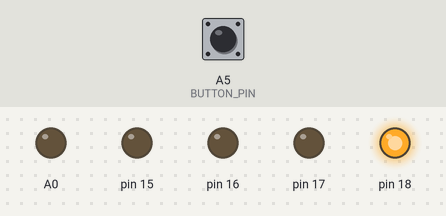
This sketch was run on a simulated Arduino Uno, built with avr-gcc and run on an emulated ATmega328P. On the bench: output pins drawn as LEDs (lit = HIGH). The test bench sets the inputs (shaded band); at power-on: A5 (BUTTON_PIN) LOW.

Above: at 0.2 s.
At 1.0 s:
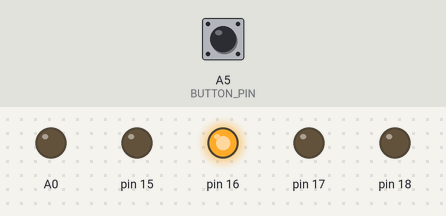
At 1.4 s:
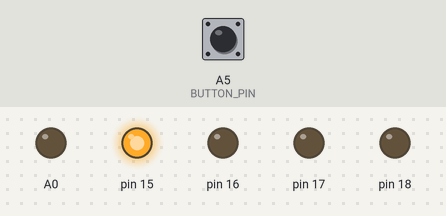
At 2.6 s:
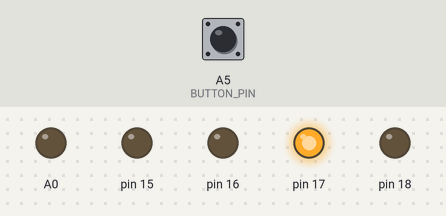
At 3.8 s:
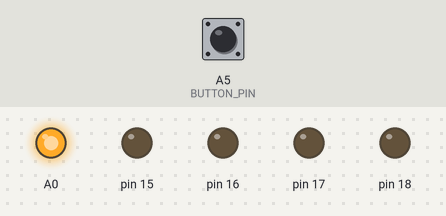
Timing chart, 0 to 4.6 s (numbered marks = the images above):
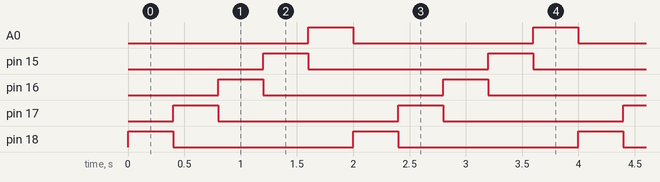

The sketch:

DigitalInputWithAnalogPins.ino
```cpp
/*

  DigitalInputWithAnalogPins
  Demonstrate how analog pins can also be used as a digital GPIO

  For info and circuit diagrams see https://github.com/tardate/LittleArduinoProjects/tree/main/playground/DigitalInputWithAnalogPins

 */

#define BUTTON_PIN (A5)
#define STEP_DELAY (400)

void setup() {
  pinMode(BUTTON_PIN, INPUT);
  for(int analog_pin=A0; analog_pin<A5; analog_pin++) {
    pinMode(analog_pin, OUTPUT);
  }
}

void loop() {

  if (digitalRead(BUTTON_PIN)) {

    // cycle output on A0..A4 using mnemonic analog pin names
    for(int analog_pin=A0; analog_pin<A5; analog_pin++) {
      digitalWrite(analog_pin, HIGH);
      delay(STEP_DELAY);
      digitalWrite(analog_pin, LOW);
    }

  } else {

    // cycle output on A4..A0 using pin numbers
    for(int analog_pin=18; analog_pin>=14; analog_pin--) {
      digitalWrite(analog_pin, HIGH);
      delay(STEP_DELAY);
      digitalWrite(analog_pin, LOW);
    }

  }

}
```

Measured:
- by itself, A0, pin 15–18: alternates HIGH for 0.40 s and LOW for 1.6 s
- by itself, everything shown: repeats every 2.0 s, in 6 steps
